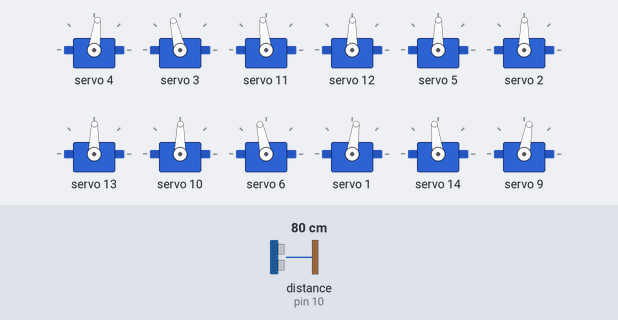
The sketch below on a simulated Arduino Uno, built with avr-gcc and run on an emulated ATmega328P. On the bench: 12 × servo. Wiring (inferred from the names in the program): ultrasonic range finder: trigger pin 9; echo pin 10. The inputs (shaded band) are chosen by the test bench; at power-on: distance to the obstacle (sensor on pin 10) 80 cm. The echo pulse lasts 58.3 µs per cm; what the sketch prints to the serial monitor is not drawn.

Above: at 2.27 s.
2.8 s: distance to the obstacle (sensor on pin 10) set to 23 cm
At 3.19 s:
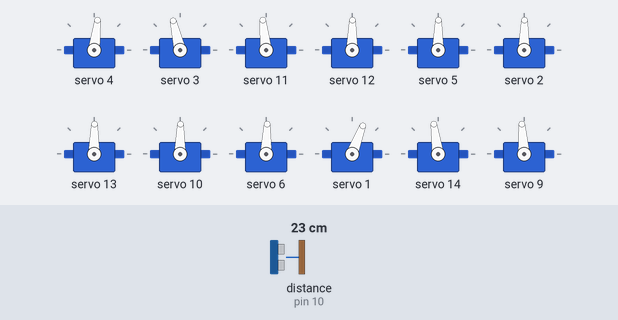
6.1 s: distance to the obstacle (sensor on pin 10) set to 18 cm
At 7.0 s:
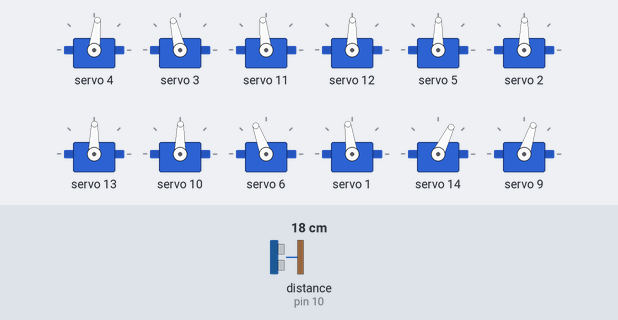
7.6 s: distance to the obstacle (sensor on pin 10) set to 60 cm
At 7.76 s:
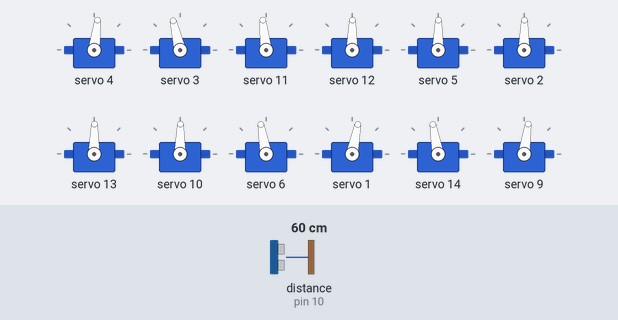
10.9 s: distance to the obstacle (sensor on pin 10) set to 2 cm
14.2 s: distance to the obstacle (sensor on pin 10) set to 9 cm
17.5 s: distance to the obstacle (sensor on pin 10) set to 12 cm
At 19.3 s:
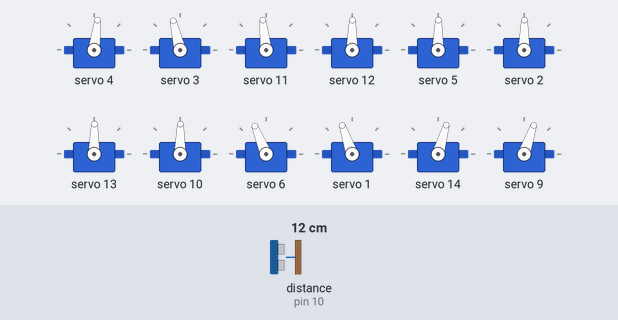
Timing chart, 0 to 20.2 s (numbered marks = the images above; inputs shaded):
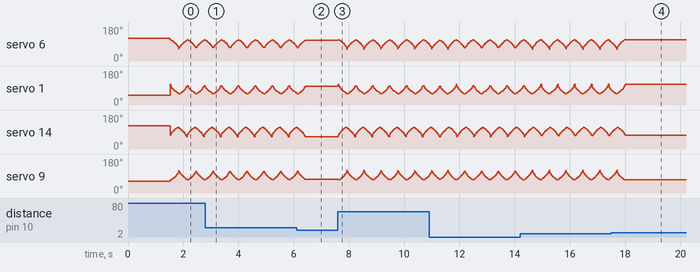

The sketch:

ultrasonic-hold-distance.ino
```cpp
#include <Wire.h>                      //IIC通讯头文件
#include <Adafruit_PWMServoDriver.h> //16路舵机控制板头文件
//以这种方式调用，它使用默认地址0x40。
Adafruit_PWMServoDriver pwm = Adafruit_PWMServoDriver();
#define SERVOMIN  680   //这是“最小”高电平占空比计数（在4096中）
#define SERVOMAX  2200   //这是“最大”高电平占空比计数（在4096中）

#define VCC 8  //定义8号IO口为VCC（电源）
#define Trig 9 //定义9号IO口连接Trig
#define Echo 10 //定义10号IO口连接Echo

//前进步态帧数据
char wk[36][8]= {
22,-29,18,-22,28,84,-62,-29,
22,-22,13,-22,25,72,-55,-30,
21,-17,9,-21,24,65,-50,-31,
20,-14,6,-20,24,60,-45,-32,
18,-10,3,-18,25,56,-42,-34,
16,-7,0,-16,26,52,-39,-35,
14,-4,-3,-14,27,49,-36,-37,
12,-2,-5,-12,28,46,-33,-39,
10,1,-8,-10,29,44,-31,-41,
8,3,-10,-8,31,41,-29,-44,
5,6,-12,-5,33,39,-28,-46,
3,8,-14,-3,36,37,-27,-49,
0,10,-16,0,39,35,-26,-52,
-3,12,-18,3,42,34,-25,-56,
-6,14,-20,6,45,32,-24,-60,
-9,17,-21,9,50,31,-24,-65,
-13,18,-22,13,55,30,-25,-72,
-18,20,-22,18,62,29,-28,-84,
-29,22,-20,29,84,28,-29,-62,
-22,22,-18,22,72,25,-30,-55,
-17,21,-17,17,65,24,-31,-50,
-14,20,-14,14,60,24,-32,-45,
-10,18,-12,10,56,25,-34,-42,
-7,16,-10,7,52,26,-35,-39,
-4,14,-8,4,49,27,-37,-36,
-2,12,-6,2,46,28,-39,-33,
1,10,-3,-1,44,29,-41,-31,
3,8,-1,-3,41,31,-44,-29,
6,5,2,-6,39,33,-46,-28,
8,3,4,-8,37,36,-49,-27,
10,0,7,-10,35,39,-52,-26,
12,-3,10,-12,34,42,-56,-25,
14,-6,14,-14,32,45,-60,-24,
17,-9,17,-17,31,50,-65,-24,
18,-13,22,-18,30,55,-72,-25,
20,-18,29,-20,29,62,-84,-28
};
//右转舵机角度数据
char yzd[36][8]= {
22,22,-24,-22,28,28,-24,-29,
22,22,-25,-22,25,28,-22,-30,
21,22,-25,-21,24,28,-21,-31,
20,22,-26,-20,24,28,-21,-32,
18,22,-26,-18,25,28,-20,-34,
16,22,-26,-16,26,28,-20,-35,
14,22,-26,-14,27,28,-19,-37,
12,22,-26,-12,28,28,-19,-39,
10,22,-26,-10,29,28,-19,-41,
8,22,-26,-8,31,28,-19,-44,
5,22,-26,-5,33,28,-19,-46,
3,22,-26,-3,36,28,-20,-49,
0,22,-26,0,39,28,-20,-52,
-3,22,-26,3,42,28,-21,-56,
-6,22,-25,6,45,28,-21,-60,
-9,22,-25,9,50,28,-22,-65,
-13,22,-24,13,55,28,-24,-72,
-18,22,-22,18,62,28,-28,-84,
-29,22,-22,29,84,28,-28,-62,
-22,24,-22,22,72,24,-28,-55,
-17,25,-22,17,65,22,-28,-50,
-14,25,-22,14,60,21,-28,-45,
-10,26,-22,10,56,21,-28,-42,
-7,26,-22,7,52,20,-28,-39,
-4,26,-22,4,49,20,-28,-36,
-2,26,-22,2,46,19,-28,-33,
1,26,-22,-1,44,19,-28,-31,
3,26,-22,-3,41,19,-28,-29,
6,26,-22,-6,39,19,-28,-28,
8,26,-22,-8,37,19,-28,-27,
10,26,-22,-10,35,20,-28,-26,
12,26,-22,-12,34,20,-28,-25,
14,26,-22,-14,32,21,-28,-24,
17,25,-22,-17,31,21,-28,-24,
18,25,-22,-18,30,22,-28,-25,
20,24,-22,-20,29,24,-28,-28
  };
//左转舵机角度数据
char zzd[36][8]= {
22,-29,18,-22,28,84,-62,-28,
24,-22,13,-24,24,72,-55,-28,
25,-17,9,-25,22,65,-50,-28,
25,-14,6,-25,21,60,-45,-28,
26,-10,3,-26,21,56,-42,-28,
26,-7,0,-26,20,52,-39,-28,
26,-4,-3,-26,20,49,-36,-28,
26,-2,-5,-26,19,46,-33,-28,
26,1,-8,-26,19,44,-31,-28,
26,3,-10,-26,19,41,-29,-28,
26,6,-12,-26,19,39,-28,-28,
26,8,-14,-26,19,37,-27,-28,
26,10,-16,-26,20,35,-26,-28,
26,12,-18,-26,20,34,-25,-28,
26,14,-20,-26,21,32,-24,-28,
25,17,-21,-25,21,31,-24,-28,
25,18,-22,-25,22,30,-25,-28,
24,20,-22,-24,24,29,-28,-28,
22,22,-20,-22,28,28,-29,-24,
22,22,-18,-22,28,25,-30,-22,
22,21,-17,-22,28,24,-31,-21,
22,20,-14,-22,28,24,-32,-21,
22,18,-12,-22,28,25,-34,-20,
22,16,-10,-22,28,26,-35,-20,
22,14,-8,-22,28,27,-37,-19,
22,12,-6,-22,28,28,-39,-19,
22,10,-3,-22,28,29,-41,-19,
22,8,-1,-22,28,31,-44,-19,
22,5,2,-22,28,33,-46,-19,
22,3,4,-22,28,36,-49,-20,
22,0,7,-22,28,39,-52,-20,
22,-3,10,-22,28,42,-56,-21,
22,-6,14,-22,28,45,-60,-21,
22,-9,17,-22,28,50,-65,-22,
22,-13,22,-22,28,55,-72,-24,
22,-18,29,-22,28,62,-84,-28
  };
//舵机校准偏角数据
char cal[16]={-6,-14,7,0,0,0,0,0,1,9,-3,3,6,-6,7,-6};
//舵机旋转方向
int8_t rotationDirections[] = {1, -1, 1, 1,
                               1, -1, 1, -1,
                               1, -1, -1, 1,
                               -1, 1, 1, -1
                              };
//balance的姿势
char balance[16]= {
  0,  0,  0,  0,  0,  0,  0,  0, 30, 30,-30,-30, 30, 30,-30,-30};

//关节映射表
byte pins[] = {4, 3, 11, 12,
               5, 2, 13, 10,
               6, 1, 14, 9,
               7, 0, 15, 8
              };
//将角度数据转换成高电平占空比
int S2P(int angle){
  float p=0.0;
  p=(1520/150)*angle+680+760;
  return int(p);
}

void balan(){
  for(byte i=0;i<=15;i++)
    pwm.setPWM(pins[i],0,S2P((int(balance[i])+cal[i])*rotationDirections[i]));
  delay(500);
}
//前进函数，ste为走的步数
void qj(byte ste=1){
  for(int k=0;k<ste;k++)
  {
  //循环一次前进步态
  for(int i=0;i<=35;i++)//一共35帧
  {
    for(int j=0;j<=7;j++)//每帧8个舵机角度
    {
      Serial.print(int(wk[i][j]));
      //具体舵机角度=步态帧中舵机角度数据*旋转方向+舵机校准偏角+75
      //每次从8号关节舵机开始，执行到16号关节舵机，为一帧
      pwm.setPWM(pins[8+j],0,S2P((int(wk[i][j])+cal[8+j])*rotationDirections[j+8]));
      Serial.print(',');
    }
    delay(10);
    Serial.println();
  }
  }
}

//后退函数，ste为走的步数
void ht(byte ste=1){
  for(int k=0;k<ste;k++)
  {
  //循环一次后退步态
  for(int i=0;i<=35;i++)//一共35帧
  {
    for(int j=0;j<=7;j++)//每帧8个舵机角度
    {
      Serial.print(int(wk[i][j]));
      //具体舵机角度=步态帧中舵机角度数据*旋转方向+舵机校准偏角+75
      //每次从8号关节舵机开始，执行到16号关节舵机，为一帧
      pwm.setPWM(pins[8+j],0,S2P((int(wk[35-i][j])+cal[8+j])*rotationDirections[j+8]));
      Serial.print(',');
    }
    delay(10);
    Serial.println();
  }
  }
}

//右转函数,ste为走的步数
void yz(byte ste=1){
  for(int k=0;k<ste;k++)
  {
  //循环一次后退步态
  for(int i=0;i<=35;i++)//一共35帧
  {
    for(int j=0;j<=7;j++)//每帧8个舵机角度
    {
      //具体舵机角度=步态帧中舵机角度数据*旋转方向+舵机校准偏角+75
      //每次从8号关节舵机开始，执行到16号关节舵机，为一帧
      pwm.setPWM(pins[8+j],0,S2P((int(yzd[i][j])+cal[8+j])*rotationDirections[j+8]));
    }
    delay(15);
    Serial.println();
  }
  }
}


//左转函数，ste为走的步数
void zz(byte ste=1){
  for(int k=0;k<ste;k++)
  {
  //循环18次左转步态
  for(int i=0;i<=35;i++)//一共35帧
  {
    for(int j=0;j<=7;j++)//每帧8个舵机角度
    {
      //具体舵机角度=步态帧中舵机角度数据*旋转方向+舵机校准偏角+75
      //每次从8号关节舵机开始，执行到16号关节舵机，为一帧
      pwm.setPWM(pins[8+j],0,S2P((int(zzd[i][j])+cal[8+j])*rotationDirections[j+8]));
    }
    delay(15);
    Serial.println();
  }
  }
}

//向左方避障
void zb()
{
  zz(18);
  delay(500);//停500毫秒
  yz(18);
  delay(500);//停500毫秒
}

//向右方避障
void yb()
{
  yz(18);
  delay(500);//停500毫秒
  zz(18);
  delay(500);//停500毫秒
}


//测距
int dis(){
  float cm; //定义全局变量cm存储距离
  //发一个10ms的高脉冲去触发TrigPin
  digitalWrite(Trig, LOW);
  delayMicroseconds(2);
  digitalWrite(Trig, HIGH);
  delayMicroseconds(10);
  digitalWrite(Trig, LOW);
  //pulseIn函数可以检测出高低电平脉冲宽度
  cm=pulseIn(Echo,HIGH)/58.0; //算成厘米
  cm=(int(cm * 100.0))/100.0;//保留两位小数
  Serial.print(cm);
  Serial.print("cm");
  Serial.println();
  //delay(100);
  return int(cm);
}


int dis_prt=0;
void setup() {
   Serial.begin(57600);//打开串口
   pinMode(VCC,OUTPUT); //初始化引脚模式
   digitalWrite(VCC,HIGH); //给模块上电
   pinMode(Trig, OUTPUT);
   pinMode(Echo, INPUT);
   pwm.begin();       //初始化PCA9685
   pwm.setPWMFreq(240);  //设置频率240Hz
   balan();  //起立
   delay(1000);
}

void loop() {
  //障碍距离保持，或者跟随
  dis_prt=dis();
  Serial.println(dis_prt,DEC);
  if(dis_prt>0&&dis_prt<10)
    ht();
  else if(dis_prt>20&&dis_prt<150)
  qj();

  //避障
  /*
  dis_prt=dis();
  Serial.println(dis_prt,DEC);
  if(dis_prt>0&&dis_prt<10)
    ht();
  else if(dis_prt>20||dis_prt<0)
  qj();
  else if(dis_prt>10&&dis_prt<20)
  yb();
  */
}
```

Measured:
- the behaviour switches between 22 and 21 cm on distance to the obstacle (sensor on pin 10) (found by bisection; images 1 and 2)
- after the input at 6.1 s, servo 6: goes on until 6.4 s, then stays 110°; servo 1: goes on until 6.4 s, then stays 98°; servo 14: goes on until 6.4 s, then stays 64°; servo 9: goes on until 6.4 s, then stays 72°
- after the input at 17.5 s, servo 6: goes on until 18.0 s, then stays 112°; servo 1: goes on until 18.0 s, then stays 109°; servo 14: goes on until 18.0 s, then stays 74°; servo 9: goes on until 18.0 s, then stays 71°
